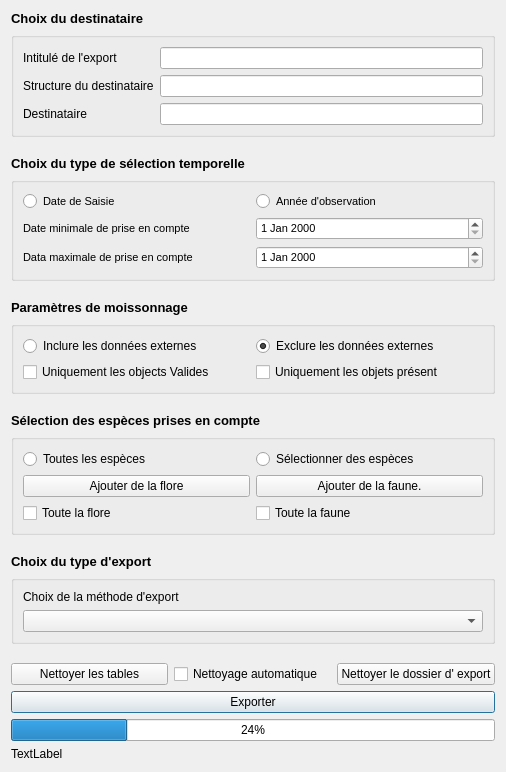
<?xml version="1.0" encoding="UTF-8"?>
<ui version="4.0">
 <class>ModuleExportDialogBase</class>
 <widget class="QDialog" name="ModuleExportDialogBase">
  <property name="geometry">
   <rect>
    <x>0</x>
    <y>0</y>
    <width>506</width>
    <height>772</height>
   </rect>
  </property>
  <property name="windowTitle">
   <string>ModuleExport</string>
  </property>
  <property name="autoFillBackground">
   <bool>false</bool>
  </property>
  <layout class="QGridLayout" name="gridLayout_5">
   <item row="9" column="0" colspan="3">
    <spacer name="verticalSpacer_3">
     <property name="orientation">
      <enum>Qt::Vertical</enum>
     </property>
     <property name="sizeHint" stdset="0">
      <size>
       <width>20</width>
       <height>40</height>
      </size>
     </property>
    </spacer>
   </item>
   <item row="12" column="0" colspan="3">
    <spacer name="verticalSpacer_4">
     <property name="orientation">
      <enum>Qt::Vertical</enum>
     </property>
     <property name="sizeHint" stdset="0">
      <size>
       <width>20</width>
       <height>40</height>
      </size>
     </property>
    </spacer>
   </item>
   <item row="19" column="0" colspan="3">
    <spacer name="verticalSpacer_2">
     <property name="orientation">
      <enum>Qt::Vertical</enum>
     </property>
     <property name="sizeHint" stdset="0">
      <size>
       <width>20</width>
       <height>40</height>
      </size>
     </property>
    </spacer>
   </item>
   <item row="2" column="0" colspan="3">
    <spacer name="verticalSpacer_5">
     <property name="orientation">
      <enum>Qt::Vertical</enum>
     </property>
     <property name="sizeHint" stdset="0">
      <size>
       <width>20</width>
       <height>40</height>
      </size>
     </property>
    </spacer>
   </item>
   <item row="3" column="0" colspan="3">
    <widget class="QLabel" name="label">
     <property name="font">
      <font>
       <pointsize>10</pointsize>
       <weight>75</weight>
       <bold>true</bold>
      </font>
     </property>
     <property name="text">
      <string>Choix du type de sélection temporelle</string>
     </property>
    </widget>
   </item>
   <item row="21" column="0" colspan="3">
    <widget class="QPushButton" name="buttonLaunch">
     <property name="maximumSize">
      <size>
       <width>16777215</width>
       <height>16777215</height>
      </size>
     </property>
     <property name="sizeIncrement">
      <size>
       <width>0</width>
       <height>4</height>
      </size>
     </property>
     <property name="whatsThis">
      <string extracomment="Lancer l'export!"/>
     </property>
     <property name="text">
      <string>Exporter</string>
     </property>
     <property name="iconSize">
      <size>
       <width>16</width>
       <height>30</height>
      </size>
     </property>
     <property name="autoDefault">
      <bool>true</bool>
     </property>
     <property name="flat">
      <bool>false</bool>
     </property>
    </widget>
   </item>
   <item row="16" column="0" colspan="3">
    <spacer name="verticalSpacer">
     <property name="orientation">
      <enum>Qt::Vertical</enum>
     </property>
     <property name="sizeHint" stdset="0">
      <size>
       <width>20</width>
       <height>40</height>
      </size>
     </property>
    </spacer>
   </item>
   <item row="22" column="0" colspan="3">
    <widget class="QProgressBar" name="progressBar">
     <property name="value">
      <number>24</number>
     </property>
    </widget>
   </item>
   <item row="10" column="0" colspan="3">
    <widget class="QLabel" name="label_6">
     <property name="font">
      <font>
       <pointsize>10</pointsize>
       <weight>75</weight>
       <bold>true</bold>
      </font>
     </property>
     <property name="text">
      <string>Paramètres de moissonnage</string>
     </property>
    </widget>
   </item>
   <item row="17" column="0" colspan="3">
    <widget class="QLabel" name="label_4">
     <property name="sizePolicy">
      <sizepolicy hsizetype="Minimum" vsizetype="Minimum">
       <horstretch>0</horstretch>
       <verstretch>0</verstretch>
      </sizepolicy>
     </property>
     <property name="maximumSize">
      <size>
       <width>16777215</width>
       <height>16777215</height>
      </size>
     </property>
     <property name="font">
      <font>
       <pointsize>10</pointsize>
       <weight>75</weight>
       <bold>true</bold>
      </font>
     </property>
     <property name="frameShape">
      <enum>QFrame::NoFrame</enum>
     </property>
     <property name="frameShadow">
      <enum>QFrame::Plain</enum>
     </property>
     <property name="text">
      <string>Choix du type d'export</string>
     </property>
     <property name="scaledContents">
      <bool>false</bool>
     </property>
     <property name="alignment">
      <set>Qt::AlignLeading|Qt::AlignLeft|Qt::AlignVCenter</set>
     </property>
    </widget>
   </item>
   <item row="13" column="0" colspan="3">
    <widget class="QLabel" name="label_7">
     <property name="font">
      <font>
       <pointsize>10</pointsize>
       <weight>75</weight>
       <bold>true</bold>
      </font>
     </property>
     <property name="text">
      <string>Sélection des espèces prises en compte</string>
     </property>
    </widget>
   </item>
   <item row="0" column="0" colspan="3">
    <widget class="QLabel" name="label_8">
     <property name="font">
      <font>
       <pointsize>10</pointsize>
       <weight>75</weight>
       <bold>true</bold>
      </font>
     </property>
     <property name="text">
      <string>Choix du destinataire</string>
     </property>
    </widget>
   </item>
   <item row="20" column="0">
    <widget class="QPushButton" name="killButton">
     <property name="text">
      <string>Nettoyer les tables</string>
     </property>
    </widget>
   </item>
   <item row="20" column="2">
    <widget class="QPushButton" name="buttonCleanExport">
     <property name="text">
      <string>Nettoyer le dossier d' export</string>
     </property>
    </widget>
   </item>
   <item row="20" column="1">
    <widget class="QCheckBox" name="checkClean">
     <property name="text">
      <string>Nettoyage automatique</string>
     </property>
    </widget>
   </item>
   <item row="18" column="0" colspan="3">
    <widget class="QGroupBox" name="BoxExport">
     <property name="title">
      <string/>
     </property>
     <layout class="QGridLayout" name="gridLayout_2">
      <item row="1" column="0">
       <widget class="QComboBox" name="comboExport"/>
      </item>
      <item row="0" column="0">
       <widget class="QLabel" name="labelCombo">
        <property name="text">
         <string>Choix de la méthode d'export</string>
        </property>
       </widget>
      </item>
     </layout>
    </widget>
   </item>
   <item row="4" column="0" colspan="3">
    <widget class="QGroupBox" name="gr_selec_temp">
     <property name="font">
      <font>
       <pointsize>8</pointsize>
       <weight>50</weight>
       <bold>false</bold>
      </font>
     </property>
     <property name="title">
      <string/>
     </property>
     <property name="flat">
      <bool>false</bool>
     </property>
     <property name="checkable">
      <bool>false</bool>
     </property>
     <layout class="QGridLayout" name="gridLayout">
      <item row="2" column="0">
       <widget class="QLabel" name="label_3">
        <property name="text">
         <string>Data maximale de prise en compte</string>
        </property>
       </widget>
      </item>
      <item row="1" column="0">
       <widget class="QLabel" name="label_2">
        <property name="text">
         <string>Date minimale de prise en compte</string>
        </property>
       </widget>
      </item>
      <item row="0" column="1">
       <widget class="QRadioButton" name="radioObs">
        <property name="text">
         <string>Année d'observation</string>
        </property>
       </widget>
      </item>
      <item row="0" column="0">
       <widget class="QRadioButton" name="radioSaisie">
        <property name="enabled">
         <bool>true</bool>
        </property>
        <property name="text">
         <string>Date de Saisie</string>
        </property>
       </widget>
      </item>
      <item row="2" column="1">
       <widget class="QDateEdit" name="date_max_pec"/>
      </item>
      <item row="1" column="1">
       <widget class="QDateEdit" name="date_min_pec"/>
      </item>
     </layout>
    </widget>
   </item>
   <item row="11" column="0" colspan="3">
    <widget class="QGroupBox" name="groupBox_2">
     <property name="title">
      <string/>
     </property>
     <layout class="QGridLayout" name="gridLayout_3">
      <item row="0" column="1">
       <widget class="QRadioButton" name="radioInt">
        <property name="text">
         <string>Exclure les données externes</string>
        </property>
        <property name="checked">
         <bool>true</bool>
        </property>
       </widget>
      </item>
      <item row="0" column="0">
       <widget class="QRadioButton" name="radioExt">
        <property name="text">
         <string>Inclure les données externes</string>
        </property>
        <property name="checked">
         <bool>false</bool>
        </property>
       </widget>
      </item>
      <item row="1" column="1">
       <widget class="QCheckBox" name="obj_present">
        <property name="text">
         <string>Uniquement les objets présent</string>
        </property>
       </widget>
      </item>
      <item row="1" column="0">
       <widget class="QCheckBox" name="obj_valide">
        <property name="text">
         <string>Uniquement les objects Valides</string>
        </property>
       </widget>
      </item>
     </layout>
    </widget>
   </item>
   <item row="14" column="0" colspan="3">
    <widget class="QGroupBox" name="groupBox_3">
     <property name="title">
      <string/>
     </property>
     <layout class="QGridLayout" name="gridLayout_4">
      <item row="1" column="1">
       <widget class="QPushButton" name="ButtonFaune">
        <property name="text">
         <string>Ajouter de la faune.</string>
        </property>
       </widget>
      </item>
      <item row="0" column="0">
       <widget class="QRadioButton" name="rad_all_espece">
        <property name="text">
         <string>Toutes les espèces</string>
        </property>
       </widget>
      </item>
      <item row="1" column="0">
       <widget class="QPushButton" name="ButtonFlore">
        <property name="text">
         <string>Ajouter de la flore</string>
        </property>
       </widget>
      </item>
      <item row="0" column="1">
       <widget class="QRadioButton" name="rad_slc_espece">
        <property name="text">
         <string>Sélectionner des espèces</string>
        </property>
       </widget>
      </item>
      <item row="2" column="0">
       <widget class="QCheckBox" name="checkFlore">
        <property name="text">
         <string>Toute la flore </string>
        </property>
       </widget>
      </item>
      <item row="2" column="1">
       <widget class="QCheckBox" name="checkFaune">
        <property name="text">
         <string>Toute la faune</string>
        </property>
       </widget>
      </item>
     </layout>
    </widget>
   </item>
   <item row="1" column="0" colspan="3">
    <widget class="QGroupBox" name="groupBoxDest">
     <property name="title">
      <string/>
     </property>
     <layout class="QGridLayout" name="gridLayout_6">
      <item row="0" column="0">
       <widget class="QLabel" name="labelibel">
        <property name="text">
         <string>Intitulé de l'export</string>
        </property>
       </widget>
      </item>
      <item row="1" column="0">
       <widget class="QLabel" name="labelstruc">
        <property name="text">
         <string>Structure du destinataire</string>
        </property>
       </widget>
      </item>
      <item row="2" column="0">
       <widget class="QLabel" name="labeldest">
        <property name="text">
         <string>Destinataire</string>
        </property>
       </widget>
      </item>
      <item row="0" column="1">
       <widget class="QLineEdit" name="libele"/>
      </item>
      <item row="1" column="1">
       <widget class="QLineEdit" name="structure"/>
      </item>
      <item row="2" column="1">
       <widget class="QLineEdit" name="destinataire"/>
      </item>
     </layout>
    </widget>
   </item>
   <item row="23" column="0" colspan="3">
    <widget class="QLabel" name="avancee">
     <property name="text">
      <string>TextLabel</string>
     </property>
    </widget>
   </item>
  </layout>
 </widget>
 <resources/>
 <connections/>
</ui>
